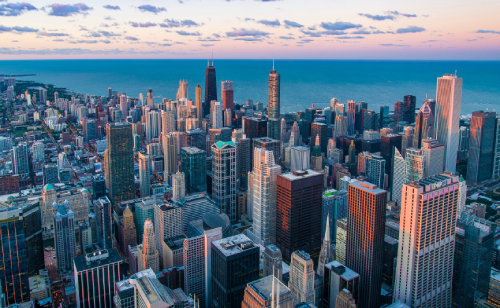
#> input picture input/city.png, 500 x 308 px
$ python run_filters.py
#> lines starting #> are read from the running program, lines starting #| are printed output that depends on the picture
from PIL import Image, ImageFilter

# Carregue a imagem
img = Image.open('input/city.png')
#> img is the input picture: PIL image 500x308 RGB; mean R, G, B 91.4, 111.4, 128.4
print('Imagem carregada:', img)
#| Imagem carregada: <PIL.PngImagePlugin.PngImageFile image mode=RGB size=500x308 at 0x7F587EA5AC10>

# Aplique filtros
img_bright = img.point(lambda p: p * 1.2)
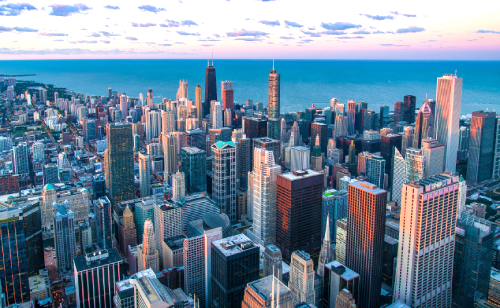
#> img_bright: PIL image 500x308 RGB; mean R, G, B 105.4, 131.4, 152.3
print('Filtro de brilho aplicado.')
img_contrast = img_bright.point(lambda p: p * 1.5 + 0.5)
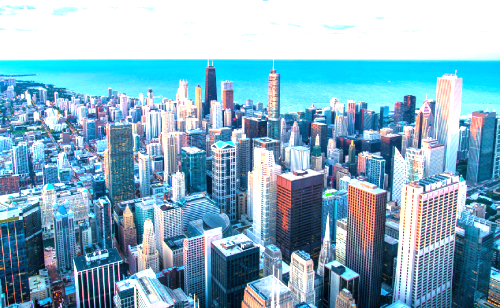
#> img_contrast: PIL image 500x308 RGB; mean R, G, B 133.3, 175.7, 195.9
print('Filtro de contraste aplicado.')

img_contrast = img_contrast.convert('L')  # Converta para escala de cinza
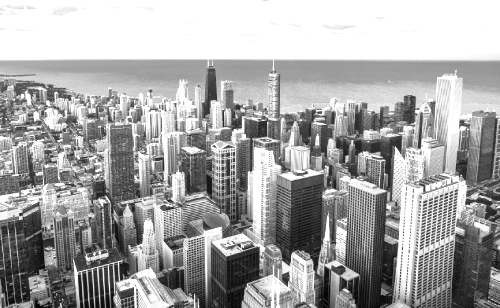
#> img_contrast: PIL image 500x308 L; min 4, max 255, mean 165.3
img_blur = img_contrast.filter(ImageFilter.GaussianBlur(radius=2.5))
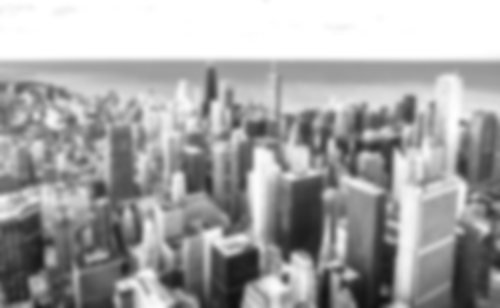
#> img_blur: PIL image 500x308 L; min 15, max 255, mean 165.3
print('Filtro Gaussian Blur aplicado.')
img_edges = img_blur.filter(ImageFilter.FIND_EDGES)
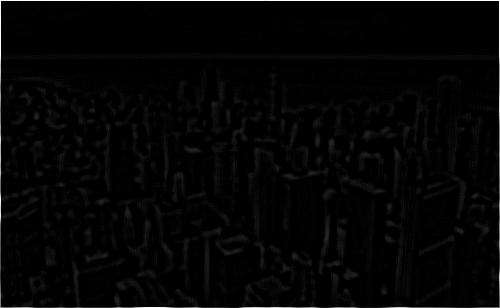
#> img_edges: PIL image 500x308 L; min 0, max 255, mean 4.6
print('Filtro de detecção de bordas aplicado.')

# Salve a imagem resultante
img_edges.save('output/output_image.png')
print('Imagem salva em:', 'output/output_image.png')

$ run again, with input/lake.png copied over input/city.png
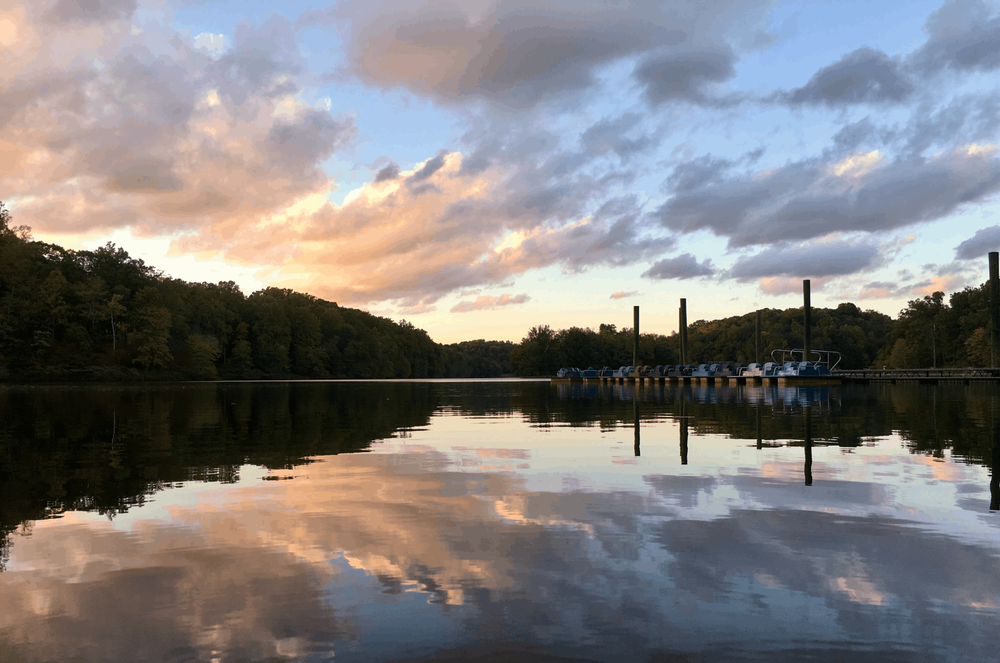
#> input picture input/lake.png, 1000 x 663 px, shrunk from 1800 x 1194 before the run
#> img is the input picture: PIL image 1000x663 RGB; mean R, G, B 129.4, 127, 127.7
#| Imagem carregada: <PIL.PngImagePlugin.PngImageFile image mode=RGB size=1000x663 at 0x7F587EA62590>
#> `img_blur = img_contrast.filter(ImageFilter.GaussianBlur(radius=2.5))`:
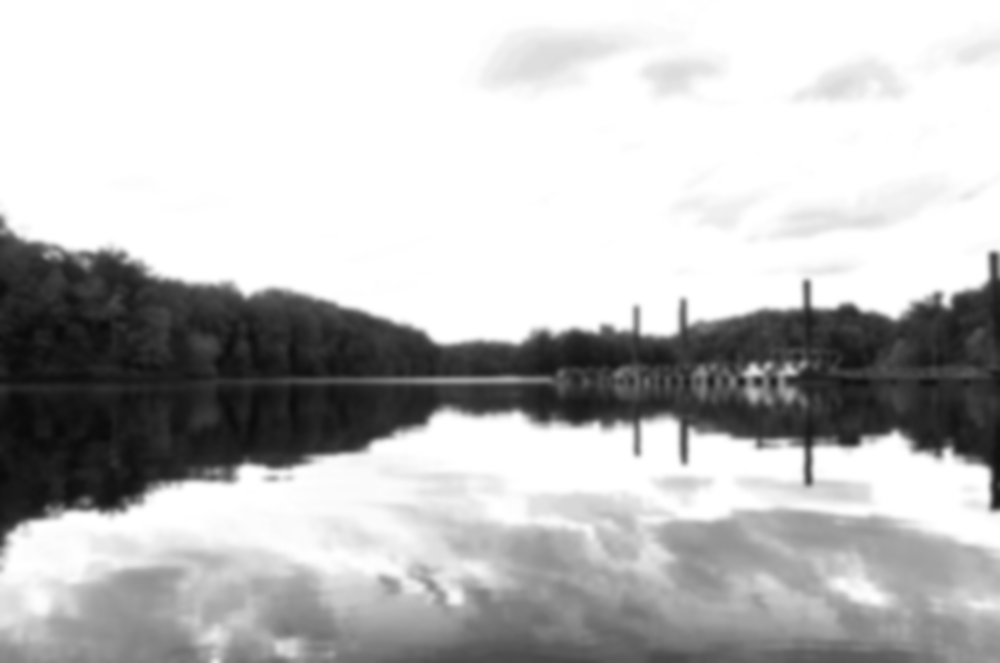
#> img_blur: PIL image 1000x663 L; min 10, max 255, mean 188.3
#> `img_edges = img_blur.filter(ImageFilter.FIND_EDGES)`:
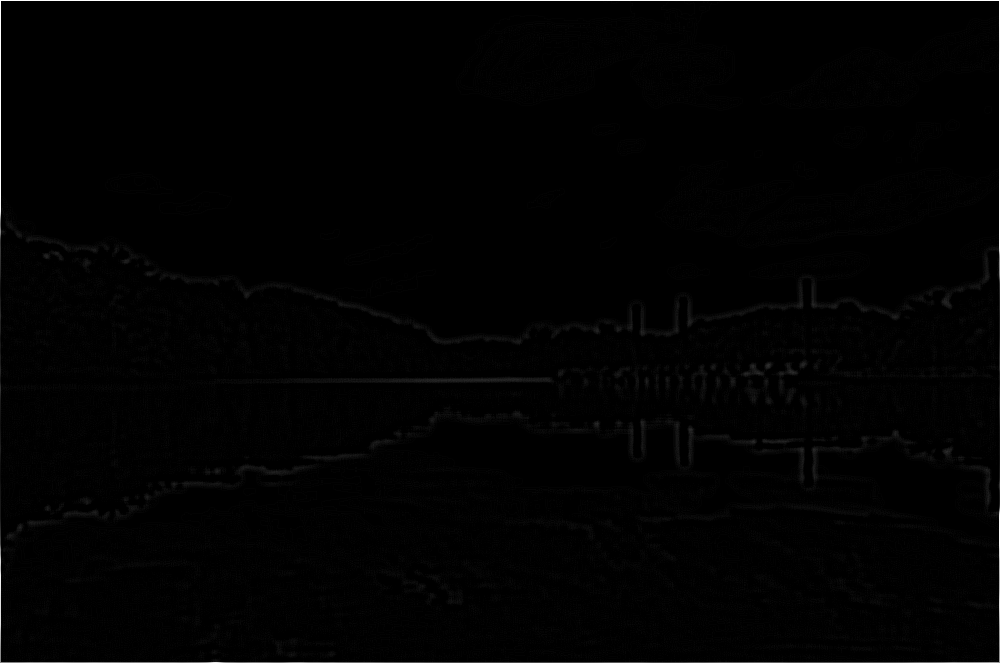
#> img_edges: PIL image 1000x663 L; min 0, max 255, mean 1.9
